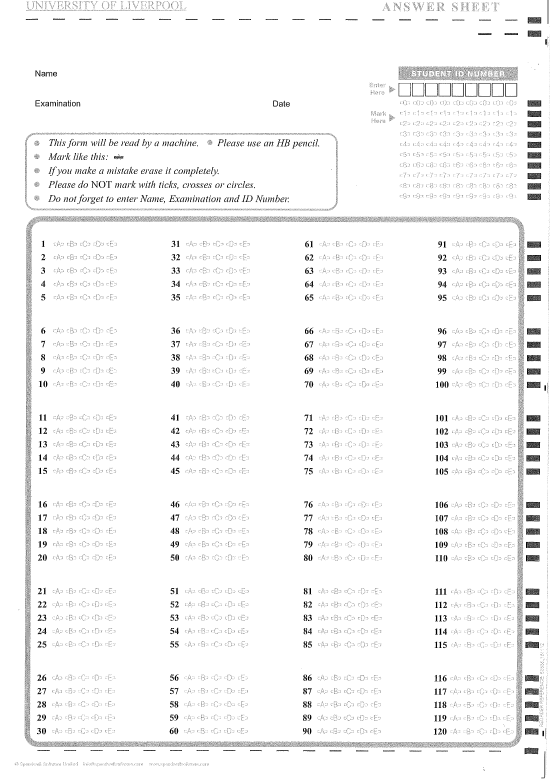
#> input picture omr-sheet-recognition-main/data/bg.png, 1654 x 2339 px (shown at 1/3 size)
$ python -i image_utils.py   (imports and definitions only)
#> lines starting #> are read from the running program, lines starting #| are printed output that depends on the picture; after the words box and inside, x2 and y2 are one past the last pixel; in counts of white or black regions, pixels touching at a corner belong together
#> further down, picture is the input picture: shape (2339, 1654, 3); min 0, max 255, mean 246.1
import cv2
import numpy as np

from src.constants import (
    X_START,
    Y_START,
    QN_GROUP_X_OFFSET,
    QN_GROUP_Y_OFFSET,
    ANS_W,
    ANS_H,
)


def binarize_answer_sheet(img: np.ndarray) -> np.ndarray:
    gray = cv2.cvtColor(img, cv2.COLOR_BGR2GRAY)
    gray = cv2.GaussianBlur(gray, (5, 5), 0)
    _, thresh = cv2.threshold(gray, 0, 255, cv2.THRESH_BINARY | cv2.THRESH_OTSU)
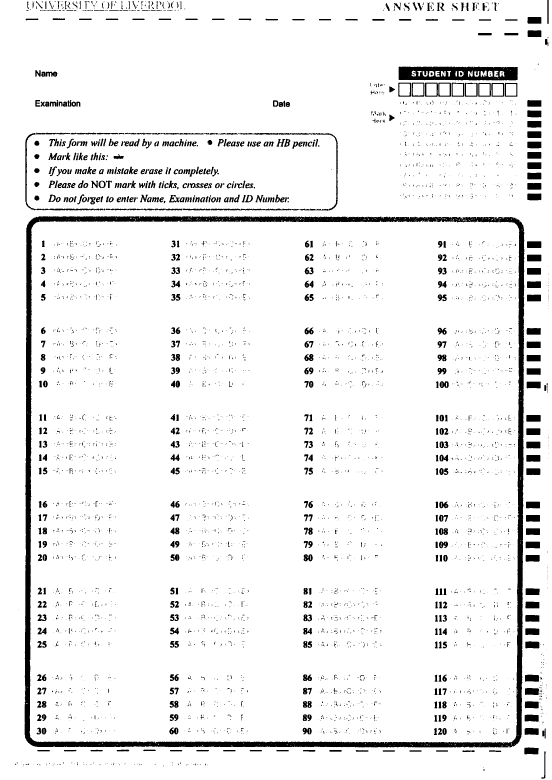
#> thresh: shape (2339, 1654) (shown at 1/3 size); 93.5% white; 4888 black regions (4144 under 20 px), largest, box (x1, y1, x2, y2) and area: (74, 649, 1573, 2242) 90864, (1196, 200, 1553, 241) 11573, (76, 398, 309, 631) 2267
    return thresh


def get_answer_box(row: int, col: int, qn_group_index: int, ans_index: int):
    """
    Get the coordinates of the answer box from the row, column,
     question group index, and answer index
    """
    x = X_START + (col * QN_GROUP_X_OFFSET)
    y = Y_START + (row * QN_GROUP_Y_OFFSET)

    ans_x1 = x + (ans_index * ANS_W)
    ans_y1 = y + (qn_group_index * ANS_H)
    ans_x2 = ans_x1 + ANS_W
    ans_y2 = ans_y1 + ANS_H

    return ans_x1, ans_y1, ans_x2, ans_y2


def is_answer_box_marked(
    img: np.ndarray,
    row: int,
    col: int,
    qn_group_index: int,
    ans_index: int,
    threshold: int = 50,
) -> bool:
    """
    Checks if the answer box is marked by checking the number of black pixels
    """

    x1, y1, x2, y2 = get_answer_box(row, col, qn_group_index, ans_index)

    answer_box = img[y1:y2, x1:x2]

    gray = cv2.dilate(answer_box, (1, 1), iterations=1)
    _, gray_thresh = cv2.threshold(gray, 0, 255, cv2.THRESH_BINARY + cv2.THRESH_OTSU)

    return np.count_nonzero(gray_thresh == 0) > threshold

>>> import cv2
>>> picture = cv2.imread('../data/bg.png')
>>> result = binarize_answer_sheet(picture)
